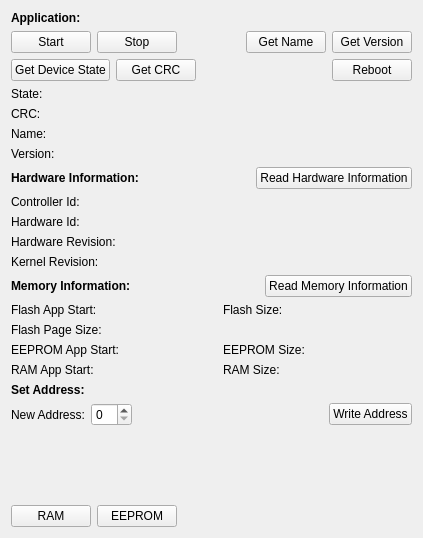
<?xml version="1.0" encoding="UTF-8"?>
<ui version="4.0">
 <class>DeviceInformationWidget</class>
 <widget class="QWidget" name="DeviceInformationWidget">
  <property name="geometry">
   <rect>
    <x>0</x>
    <y>0</y>
    <width>423</width>
    <height>538</height>
   </rect>
  </property>
  <property name="windowTitle">
   <string>Form</string>
  </property>
  <layout class="QVBoxLayout" name="verticalLayout">
   <item>
    <widget class="QLabel" name="label_6">
     <property name="font">
      <font>
       <bold>true</bold>
      </font>
     </property>
     <property name="text">
      <string>Application:</string>
     </property>
    </widget>
   </item>
   <item>
    <layout class="QHBoxLayout" name="horizontalLayout">
     <item>
      <widget class="QPushButton" name="pushButton_start">
       <property name="text">
        <string>Start</string>
       </property>
      </widget>
     </item>
     <item>
      <widget class="QPushButton" name="pushButton_stop">
       <property name="text">
        <string>Stop</string>
       </property>
      </widget>
     </item>
     <item>
      <spacer name="horizontalSpacer">
       <property name="orientation">
        <enum>Qt::Horizontal</enum>
       </property>
       <property name="sizeHint" stdset="0">
        <size>
         <width>40</width>
         <height>20</height>
        </size>
       </property>
      </spacer>
     </item>
     <item>
      <widget class="QPushButton" name="pushButton_getName">
       <property name="text">
        <string>Get Name</string>
       </property>
      </widget>
     </item>
     <item>
      <widget class="QPushButton" name="pushButton_getVersion">
       <property name="text">
        <string>Get Version</string>
       </property>
      </widget>
     </item>
    </layout>
   </item>
   <item>
    <layout class="QHBoxLayout" name="horizontalLayout_3">
     <item>
      <widget class="QPushButton" name="pushButton_getDeviceState">
       <property name="text">
        <string>Get Device State</string>
       </property>
      </widget>
     </item>
     <item>
      <widget class="QPushButton" name="pushButton_getCrc">
       <property name="text">
        <string>Get CRC</string>
       </property>
      </widget>
     </item>
     <item>
      <spacer name="horizontalSpacer_3">
       <property name="orientation">
        <enum>Qt::Horizontal</enum>
       </property>
       <property name="sizeHint" stdset="0">
        <size>
         <width>40</width>
         <height>20</height>
        </size>
       </property>
      </spacer>
     </item>
     <item>
      <widget class="QPushButton" name="pushButton_reboot">
       <property name="text">
        <string>Reboot</string>
       </property>
      </widget>
     </item>
    </layout>
   </item>
   <item>
    <layout class="QGridLayout" name="gridLayout_3">
     <item row="1" column="0">
      <widget class="QLabel" name="label_8">
       <property name="text">
        <string>CRC:</string>
       </property>
      </widget>
     </item>
     <item row="2" column="0">
      <widget class="QLabel" name="label_3">
       <property name="text">
        <string>Name:</string>
       </property>
      </widget>
     </item>
     <item row="0" column="0">
      <widget class="QLabel" name="label_7">
       <property name="text">
        <string>State:</string>
       </property>
      </widget>
     </item>
     <item row="0" column="1">
      <widget class="QLabel" name="label_state">
       <property name="text">
        <string/>
       </property>
      </widget>
     </item>
     <item row="1" column="1">
      <widget class="QLabel" name="label_crc">
       <property name="text">
        <string/>
       </property>
      </widget>
     </item>
     <item row="3" column="0">
      <widget class="QLabel" name="label_12">
       <property name="text">
        <string>Version:</string>
       </property>
      </widget>
     </item>
     <item row="2" column="1">
      <widget class="QLabel" name="label_applicationName">
       <property name="text">
        <string/>
       </property>
      </widget>
     </item>
     <item row="3" column="1">
      <widget class="QLabel" name="label_applicationVersion">
       <property name="text">
        <string/>
       </property>
      </widget>
     </item>
    </layout>
   </item>
   <item>
    <layout class="QHBoxLayout" name="horizontalLayout_8">
     <item>
      <widget class="QLabel" name="label_14">
       <property name="font">
        <font>
         <bold>true</bold>
        </font>
       </property>
       <property name="text">
        <string>Hardware Information:</string>
       </property>
      </widget>
     </item>
     <item>
      <spacer name="horizontalSpacer_7">
       <property name="orientation">
        <enum>Qt::Horizontal</enum>
       </property>
       <property name="sizeHint" stdset="0">
        <size>
         <width>40</width>
         <height>20</height>
        </size>
       </property>
      </spacer>
     </item>
     <item>
      <widget class="QPushButton" name="pushButton_readHardwareInformation">
       <property name="text">
        <string>Read Hardware Information</string>
       </property>
      </widget>
     </item>
    </layout>
   </item>
   <item>
    <layout class="QGridLayout" name="gridLayout_4">
     <item row="1" column="0">
      <widget class="QLabel" name="label_11">
       <property name="text">
        <string>Hardware Id:</string>
       </property>
      </widget>
     </item>
     <item row="2" column="0">
      <widget class="QLabel" name="label_17">
       <property name="text">
        <string>Hardware Revision:</string>
       </property>
      </widget>
     </item>
     <item row="1" column="1">
      <widget class="QLabel" name="label_hardwareId">
       <property name="text">
        <string/>
       </property>
      </widget>
     </item>
     <item row="0" column="1">
      <widget class="QLabel" name="label_controllerId">
       <property name="text">
        <string/>
       </property>
      </widget>
     </item>
     <item row="2" column="1">
      <widget class="QLabel" name="label_hardwareRevision">
       <property name="text">
        <string/>
       </property>
      </widget>
     </item>
     <item row="0" column="0">
      <widget class="QLabel" name="label_2">
       <property name="text">
        <string>Controller Id:</string>
       </property>
      </widget>
     </item>
     <item row="3" column="0">
      <widget class="QLabel" name="label_16">
       <property name="text">
        <string>Kernel Revision:</string>
       </property>
      </widget>
     </item>
     <item row="3" column="1">
      <widget class="QLabel" name="label_kernelRevision">
       <property name="text">
        <string/>
       </property>
      </widget>
     </item>
    </layout>
   </item>
   <item>
    <layout class="QHBoxLayout" name="horizontalLayout_7">
     <item>
      <widget class="QLabel" name="label_5">
       <property name="font">
        <font>
         <bold>true</bold>
        </font>
       </property>
       <property name="text">
        <string>Memory Information:</string>
       </property>
      </widget>
     </item>
     <item>
      <spacer name="horizontalSpacer_6">
       <property name="orientation">
        <enum>Qt::Horizontal</enum>
       </property>
       <property name="sizeHint" stdset="0">
        <size>
         <width>40</width>
         <height>20</height>
        </size>
       </property>
      </spacer>
     </item>
     <item>
      <widget class="QPushButton" name="pushButton_readMemoryInformation">
       <property name="text">
        <string>Read Memory Information</string>
       </property>
      </widget>
     </item>
    </layout>
   </item>
   <item>
    <layout class="QGridLayout" name="gridLayout">
     <item row="0" column="2">
      <widget class="QLabel" name="label_10">
       <property name="text">
        <string>Flash Size:</string>
       </property>
      </widget>
     </item>
     <item row="0" column="0">
      <widget class="QLabel" name="label">
       <property name="text">
        <string>Flash App Start:</string>
       </property>
      </widget>
     </item>
     <item row="0" column="3">
      <widget class="QLabel" name="label_flashSize">
       <property name="text">
        <string/>
       </property>
      </widget>
     </item>
     <item row="1" column="0">
      <widget class="QLabel" name="label_4">
       <property name="text">
        <string>Flash Page Size:</string>
       </property>
      </widget>
     </item>
     <item row="2" column="3">
      <widget class="QLabel" name="label_eepromSize">
       <property name="text">
        <string/>
       </property>
      </widget>
     </item>
     <item row="0" column="1">
      <widget class="QLabel" name="label_flashAppStart">
       <property name="text">
        <string/>
       </property>
      </widget>
     </item>
     <item row="1" column="1">
      <widget class="QLabel" name="label_flashPageSize">
       <property name="text">
        <string/>
       </property>
      </widget>
     </item>
     <item row="2" column="2">
      <widget class="QLabel" name="label_19">
       <property name="text">
        <string>EEPROM Size:</string>
       </property>
      </widget>
     </item>
     <item row="3" column="0">
      <widget class="QLabel" name="label_20">
       <property name="text">
        <string>RAM App Start:</string>
       </property>
      </widget>
     </item>
     <item row="3" column="1">
      <widget class="QLabel" name="label_ramAppStart">
       <property name="text">
        <string/>
       </property>
      </widget>
     </item>
     <item row="3" column="2">
      <widget class="QLabel" name="label_18">
       <property name="text">
        <string>RAM Size:</string>
       </property>
      </widget>
     </item>
     <item row="3" column="3">
      <widget class="QLabel" name="label_ramSize">
       <property name="text">
        <string/>
       </property>
      </widget>
     </item>
     <item row="2" column="0">
      <widget class="QLabel" name="label_21">
       <property name="text">
        <string>EEPROM App Start:</string>
       </property>
      </widget>
     </item>
     <item row="2" column="1">
      <widget class="QLabel" name="label_eepromAppStart">
       <property name="text">
        <string/>
       </property>
      </widget>
     </item>
    </layout>
   </item>
   <item>
    <widget class="QLabel" name="label_9">
     <property name="font">
      <font>
       <bold>true</bold>
      </font>
     </property>
     <property name="text">
      <string>Set Address:</string>
     </property>
    </widget>
   </item>
   <item>
    <layout class="QHBoxLayout" name="horizontalLayout_2">
     <item>
      <widget class="QLabel" name="label_13">
       <property name="text">
        <string>New Address:</string>
       </property>
      </widget>
     </item>
     <item>
      <widget class="QSpinBox" name="spinBox_newAddress">
       <property name="maximum">
        <number>14</number>
       </property>
      </widget>
     </item>
     <item>
      <spacer name="horizontalSpacer_2">
       <property name="orientation">
        <enum>Qt::Horizontal</enum>
       </property>
       <property name="sizeHint" stdset="0">
        <size>
         <width>40</width>
         <height>20</height>
        </size>
       </property>
      </spacer>
     </item>
     <item>
      <widget class="QPushButton" name="pushButton_writeAddress">
       <property name="text">
        <string>Write Address</string>
       </property>
      </widget>
     </item>
    </layout>
   </item>
   <item>
    <spacer name="verticalSpacer">
     <property name="orientation">
      <enum>Qt::Vertical</enum>
     </property>
     <property name="sizeHint" stdset="0">
      <size>
       <width>20</width>
       <height>40</height>
      </size>
     </property>
    </spacer>
   </item>
   <item>
    <layout class="QHBoxLayout" name="horizontalLayout_4">
     <item>
      <widget class="QPushButton" name="pushButton_readRam">
       <property name="text">
        <string>RAM</string>
       </property>
      </widget>
     </item>
     <item>
      <widget class="QPushButton" name="pushButton_readEeprom">
       <property name="text">
        <string>EEPROM</string>
       </property>
      </widget>
     </item>
     <item>
      <spacer name="horizontalSpacer_4">
       <property name="orientation">
        <enum>Qt::Horizontal</enum>
       </property>
       <property name="sizeHint" stdset="0">
        <size>
         <width>40</width>
         <height>20</height>
        </size>
       </property>
      </spacer>
     </item>
    </layout>
   </item>
  </layout>
 </widget>
 <resources/>
 <connections/>
</ui>
